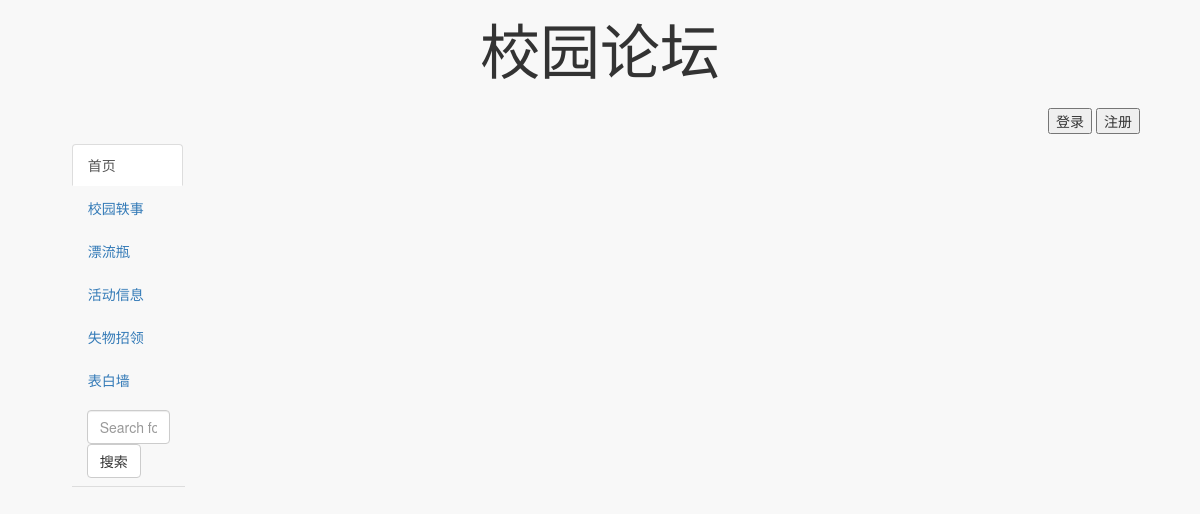
Before: / with the older database file.
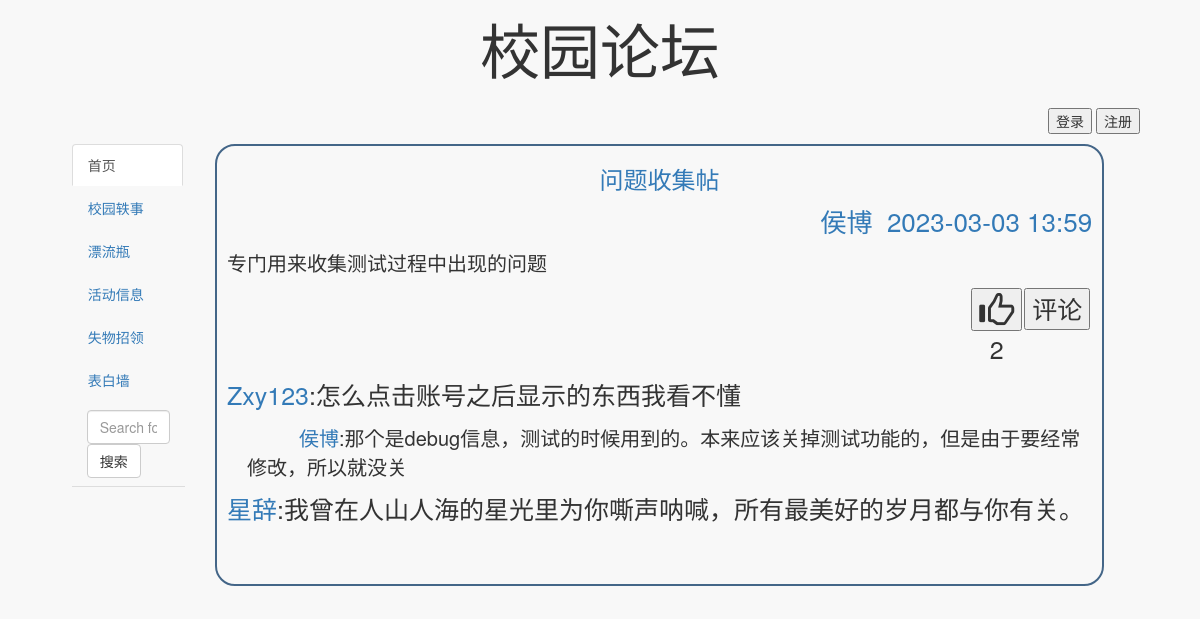
After: the same page with the newer database file.
### forum/models.py (models this page shows)
class Post(models.Model):
    POST_TYPE = (
        ('lostAndFound','lostAndFound'),
        ('anecdoteForum','anecdoteForum'),
        ('driftBottle','driftBottle'),
        ('eventInformation','eventInformation'),
        ('loveWall','loveWall')
        )
    title = models.CharField(
        verbose_name="标题",
        max_length=45,
        null=False)
    context = models.CharField(
        verbose_name="内容",
        null=False,
        max_length=500
    )
    owner = models.ForeignKey(
        UserProfile,
        verbose_name="所有者",
        related_name="ownerNum",
        on_delete=models.CASCADE,
        null=False)
    postType = models.CharField(
        choices=POST_TYPE,
        verbose_name="类型",
        max_length= 50
        )
    publishDate = models.DateField(
        max_length=20,
        default=timezone.now,
        verbose_name='发布日期'
    )
    likesNum = models.IntegerField(
        verbose_name="点赞数",
        null=False,
        default=0
    )
    create_date = models.DateTimeField(
        auto_now_add=True, blank=True, null=True)
    isChecked = models.BooleanField(
        verbose_name="是否审核",
        null=False,
        default=False
    )
    class Meta:
        verbose_name = 'post'
        verbose_name_plural = "post"

class Commit(models.Model):
    userOwner = models.ForeignKey(UserProfile,
                                  related_name='userOwner',
                                  verbose_name='帖子所有者',
                                  null=False,
                                  on_delete=models.CASCADE)
    postOwner = models.ForeignKey(Post,
                                related_name='postConmmits',
                                verbose_name='主帖子',
                                null=True,
                                blank=True,
                                on_delete=models.CASCADE)
    commitOwner = models.ForeignKey('self',
                                related_name='commitConmmits',
                                verbose_name='主评论',
                                null=True,
                                blank=True,
                                on_delete=models.CASCADE)
    context = models.CharField(
                                verbose_name="内容",
                                max_length=500,
                                default="",
                                null=False)
    create_date = models.DateTimeField(
        auto_now_add=True, blank=True, null=True)
    isChecked = models.BooleanField(
        verbose_name="是否审核通过",
        null=False,
        default=False
    )
    class Meta:
        verbose_name = 'Commit'
        verbose_name_plural = 'Commit'

### user/models.py (models this page shows, shortened)
class UserProfile(AbstractBaseUser):
    SEX = (
        ('男','男'),
        ('女','女'),
        )
    username = models.CharField(
        verbose_name='username',
        max_length=10,
        unique=True, )
    email = models.EmailField(
        verbose_name='email',
        max_length=255,
        null=True,
        blank=True,
        default="暂未填写",
        unique=False, )
    headPortrait = models.ImageField(verbose_name="头像",null=True,upload_to="Photos/headPortrait")
    nickName = models.CharField(verbose_name="昵称",null=False,max_length=15,default="default")
    phone = models.CharField(max_length=128, null=True, blank=True,default="暂未填写")
    qq = models.CharField(max_length=128, null=True, blank=True,default="暂未填写")
    wechat = models.CharField(max_length=128, null=True, blank=True,default="暂未填写")
    sex = models.CharField(max_length=45, null=True, blank=True,choices=SEX,default="男")
    personalSignature = models.CharField(verbose_name="个性签名",max_length=500, null=True,blank=True,default="暂未填写")
    is_active = models.BooleanField(verbose_name='是否可用', default=True)
    is_admin = models.BooleanField(verbose_name='是否管理员', default=False)
    create_date = models.DateTimeField(
        auto_now_add=True, blank=True, null=True)
    update_date = models.DateTimeField(blank=True, null=True, auto_now=True)
    objects = UserProfileManager()
    USERNAME_FIELD = 'username'
    class Meta:
        verbose_name = 'user'
        verbose_name_plural = "user"

### home/views.py (the view, shortened to what this page needs)
# urls.py: 2. Add a URL to urlpatterns:  path('', views.home, name='home')
@csrf_exempt
def home(request):
    postList = Post.objects.all().filter(isChecked=True).order_by("-publishDate")
    p = Paginator(postList,10)
    if p.num_pages <= 1:
        pageData = ''
    return render(request,'home.html',{'active_menu':'home','postList':postList,'pageData': pageData,})

### home/templates/home.html (shortened to what this page needs)
{% extends "base.html" %}
{% load staticfiles %}
{% block right-main-container %}
<div id="postList" class="col-xs-12 col-md-11">
    {% for post in postList %}
    <div class="post row" id="{{post.id}}">
        <div class="postTitle">
            <a href="{% url 'findForumById' post.id %}"><h3>{{ post.title }}</h3></a>
        </div>
        <div class="postAuthor">
            <a href="{% url 'userInfo' post.owner.username %}">
                <p>{{post.owner.nickName}}&nbsp;
                    {{post.create_date|date:"Y-m-d H:s"}}
                </p>
            </a>
        </div>
        <div class="postContext">
            <p>{{ post.context}}</p>
        </div>
        <div class="options">
            <div class="makeCommit">
                <button class="makePostCommit">评论</button>
            </div>
            <div class="like">
                <button class="likePost" type="button">
                    <span class="glyphicon glyphicon-thumbs-up"></span>
                </button>
                <p>{{post.likesNum}}</p>
            </div>
        </div>
        <div class="commits">
            {% for commit in post.postConmmits.all %}
                {% if commit.isChecked %}
                <div class="commit" data-id="{{commit.id}}">
                    <div class="postCommit" data-id="{{commit.id}}">
                        <p>
                            <a href="{% url 'userInfo' commit.userOwner.username %}">{{commit.userOwner.nickName}}</a>:{{commit.context}}
                        </p>
                    </div>
                    <div class="commitCommits">
                    {% for innerCommit in commit.commitConmmits.all %}
                        {% if innerCommit.isChecked %}
                        <div class="commitCommit" data-id="{{innerCommit.id}}">
                            <p>
                                <a href="{% url 'userInfo' innerCommit.userOwner.username %}">{{innerCommit.userOwner.nickName}}</a>:{{innerCommit.context}}
                            </p>
                        </div>
                        {% endif %}
                    {% endfor %}
                    </div>
                </div>
                {% endif %}
            {% endfor %}
        </div>
    </div>
    {% endfor %}
</div>
<div class="col-xs-0 col-md-1">
</div>
{% endblock %}

### templates/base.html (shortened to what this page needs)
{% load staticfiles %}
<!DOCTYPE html>
<html lang="en">
<head>
    <link href="{% static 'css/bootstrap.css' %}" rel="stylesheet">
    <link href="{% static 'css/base.css' %}" rel="stylesheet">
    <link href="{% static 'css/post.css' %}" rel="stylesheet">
</head>
<body id="body">
    <div id="top-container">
        <p id="title">校园论坛</p>
        {% if request.user.is_authenticated %}
        <a href="{% url 'userInfo' request.user.username %}" style="float: right; margin-right: 5%;">{{request.user.nickName}}</a>
        <p style="float: right;padding-left: 2px;padding-right: 2px;">|</p>
        <a href="{% url 'log' 'logout' %}" style="float: right;" id="logout">退出登录</a>
        {% else %}
        <div id="login-group">
            <button id="sign-in">登录</button>
            <button id="sign-up">注册</button>
        </div>
        {% endif %}
    </div>
    <div id="main-container">
        <div id="left-main-container" class="col-xs-2 col-md-2">
            <div class="col-xs-4 col-md-4"></div>
            <ul class="nav nav-tabs nav-stacked col-xs-8 col-md-8" id="base-nav">
                <li role="presentation" id="home"><a href="{% url 'home' %}">首页</a></li>
                <li role="presentation" id="anecdoteForum"><a href="{% url 'forum' 'anecdoteForum' %}">校园轶事</a></li>
                <li role="presentation" id="driftBottle"><a href="{% url 'forum' 'driftBottle' %}">漂流瓶</a></li>
                <li role="presentation" id="eventInformation"><a href="{% url 'forum' 'eventInformation' %}">活动信息</a></li>
                <li role="presentation" id="lostAndFound"><a href="{% url 'forum' 'lostAndFound' %}">失物招领</a></li>
                <li role="presentation" id="loveWall"><a href="{% url 'forum' 'loveWall' %}">表白墙</a></li>
                <li role="presentation">
                    <div class="collapse navbar-collapse" id="bs-example-navbar-collapse-1">
                        <ul class="nav navbar-nav">
                            <form class="navbar-form navbar-left" action="/search" style="padding: 0px 0px;">
                                <div class="form-group">
                                    <input type="text" name="info" class="form-control" placeholder="Search for people" style="width: 100%;">
                                    <button type="submit" class="btn btn-default">搜索</button>
                                </div>
                            </form>
                        </ul>
                    </div>
                </li>
            </ul>
        </div>
        <div id="right-main-container" class="col-xs-10 col-md-10 container">
            {% block right-main-container %}
            {% endblock %}
        </div>
    </div>
</body>
</html>

### static/css/base.css (style rules this page uses)
#body { background-color: #f8f8f8; }
#top-container { width: 100%; height: auto; padding-bottom: 5px; }
#title { margin-top: 1%; text-align: center; font-size: 5vw; font-family: "古风字体"; }
#base-nav { padding-right: 0px; }
#right-main-container { height: auto; }
#main-container { padding-top: 5px; width: 100%; height: auto; }
#login-group { height: aoto; float: right; margin-right: 5%; }

### static/css/post.css (style rules this page uses)
.post { height: auto; position: relative; padding-left: 10px; padding-bottom: 10px; padding-right: 10px; font-size: 26px; border:2px solid #468; border-radius: 20px; margin-bottom: 5px; }
.post div h3 { text-align: center; }
#postList { float: left; }
.options { width: 100%; float: right; }
.likePost { font-size: 2vw; float: right; display: flex; }
.likePost span { padding-top: 2px; }
.like { float: right; padding-right: 2px; }
.commits { width: 100%; float: left; }
.commitCommits { text-indent: 2em; }
.makeCommit { float: right; padding-right: 2px; font-size: 1.5vw; }
@media only screen and (min-width: 990px) and (max-width: 1920px) { .postAuthor a p { text-align: right; } }
@media only screen and (min-width: 990px) and (max-width: 1920px) { .postCommit p { font-size: 25px; } }
@media only screen and (min-width: 990px) and (max-width: 1920px) { .commitCommit p { font-size: 20px; padding-left: 1em; } }
@media only screen and (min-width: 990px) and (max-width: 1920px) { .makePostCommit { font-size: 25px; } }
@media only screen and (min-width: 990px) and (max-width: 1920px) { .like .likePost { font-size: 35px; } }
@media only screen and (min-width: 990px) and (max-width: 1920px) { .like p { text-align: center; font-size: 25px; } }
@media only screen and (min-width: 990px) and (max-width: 1920px) { .post .postContext p { font-size: 20px; word-break: break-all; word-wrap: break-word; white-space: pre-wrap; max-height: 200px; overflow: hidden; } }

Changed rows visible on the page:
now on this page (row edited): Post: title "问题收集帖", owner.nickName "侯博", create_date "2023-03-03 13:59", context "专门用来收集测试过程中出现的问题", likesNum "2"
now on this page (row edited): Commit: userOwner.nickName "Zxy123", context "怎么点击账号之后显示的东西我看不懂", shown under "问题收集帖"
now on this page (row edited): Commit: userOwner.nickName "侯博", context "那个是debug信息，测试的时候用到的。本来应该关掉测试功能的，但是由于要经常修改，所以就没关", shown under "Zxy123"
now on this page (row edited): Commit: userOwner.nickName "星辞", context "我曾在人山人海的星光里为你嘶声呐喊，所有最美好的岁月都与你有关。", shown under "问题收集帖"
